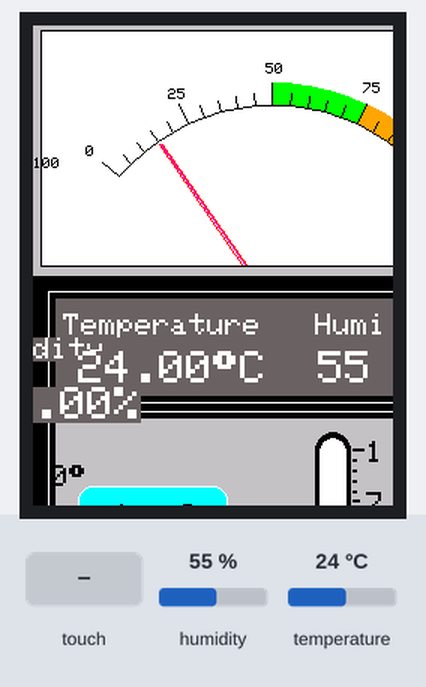
Simulated run of this sketch. Board: Arduino Uno, built with avr-gcc and run on an emulated ATmega328P. On the bench: 240×320 colour display. The inputs (shaded band) are chosen by the test bench; at power-on: humidity 55 %, temperature 24 °C. What the sketch prints to the serial monitor is not drawn.

Above: at 2.6 s.
2.7 s: touch panel pressed at 62 % / 10 % of its raw x / y range
At 3.61 s:
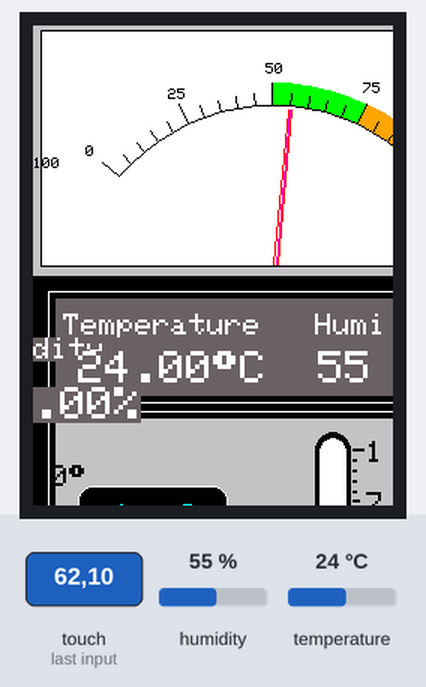
5.1 s: humidity set to 40 %
At 7.5 s:
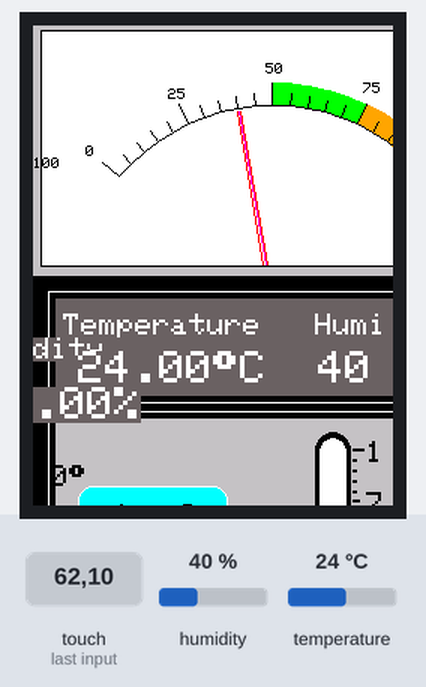
7.8 s: humidity set to 51 %
At 9.4 s:
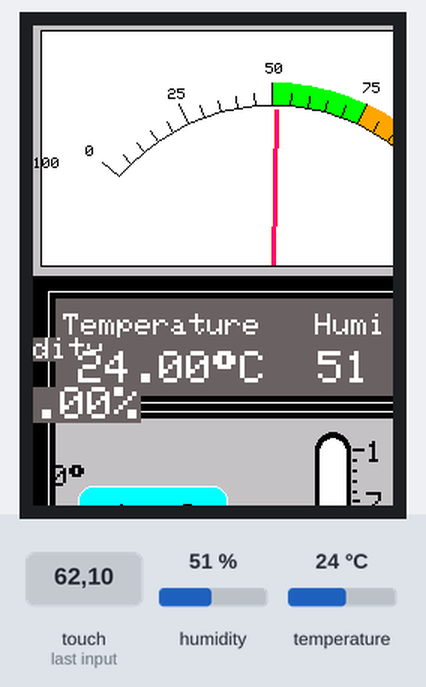
9.9 s: temperature set to 12 °C
At 11.2 s:
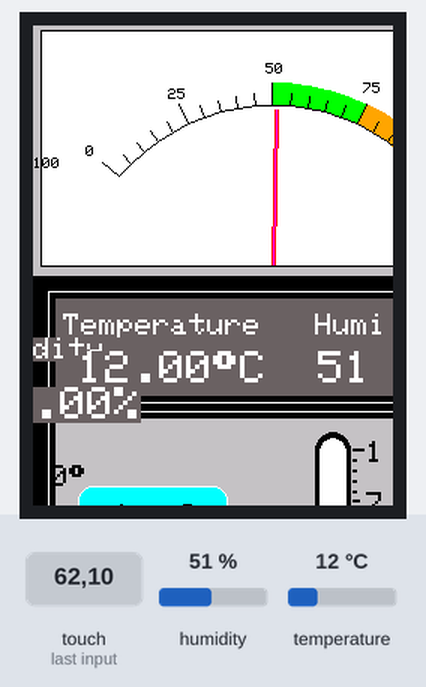
11.5 s: temperature set to 19 °C
Timing chart, 0 to 14.5 s (numbered marks = the images above; inputs shaded):
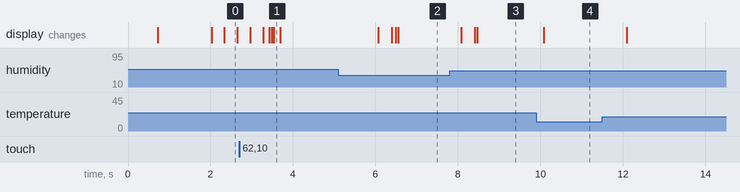

Measured:
- after the input at 2.7 s, the display: first differs from a run without the input after 0.84 s (image 1)
- after the input at 5.1 s, the display: first changes after 0.97 s (image 2 shows a later state)
- after the input at 7.8 s, the display: first changes after 0.28 s (image 3 shows a later state)
- after the input at 9.9 s, the display: changes after 0.18 s (image 4)

The sketch:

DHT22_TFT_LCD_Display2.ino
```cpp
// Using the DHT22 Temp/Humidity sensor with an MCUFriend 3.5" 480x320 TFT LCD
// Draws a thermometer bulb graphic and shows humidity on an analog meter needle display
//
// Based on Adafruit sensor library example sketches
// REQUIRES the following libraries:
// - DHT Sensor Library: https://github.com/adafruit/DHT-sensor-library
// - Adafruit Unified Sensor Lib: https://github.com/adafruit/Adafruit_Sensor
//
// Graphical display inspired by the sketch/project:
//     Bar Graph Digital Thermometer Using TFT LCD Touch Screen (Arduino Based)
//     http://basicarduinotutorial.blogspot.com/2017/08/project-ii-16-bar-graph-digital.html
//
// On-screen button interface is based on the button_simple.ino demo sketch included with
// the MCUFRIEND_kbv library
//
// For more details and a schematic, refer to
// https://github.com/GadgetReboot/Arduino/tree/master/Uno/DS18B20_TFT_LCD
//
// Tested with Arduino IDE v1.8.9
//             Adafruit Unified Sensor v1.0.3
//             DHT Sensor Library v1.3.4
//             Adafruit GFX Library v1.5.1
//             MCUFriend kbv v2.9.8
//             Adafruit Touchscreen v1.0.1
//
//
// Gadget Reboot

#include "DHT.h"
#include <Adafruit_GFX.h>
#include <MCUFRIEND_kbv.h>
#include <TouchScreen.h>

#define DHTPIN 19       // digital pin connected to the DHT sensor
#define DHTTYPE DHT22   // can be DHT11, DHT21, DHT22

// create a DHT sensor object
DHT dht(DHTPIN, DHTTYPE);

// run TouchScreen_Calibr_native.ino in MCUFRIEND_kbv examples to calibrate screen
// copy calibration data from serial monitor for XP, XM, YP, YM, TS_LEFT, TS_RT, TS_TOP, TS_BOT
const int XP = 7, XM = A1, YP = A2, YM = 6; //320x480 ID=0x0099
const int TS_LEFT = 903, TS_RT = 163, TS_TOP = 947, TS_BOT = 165;

MCUFRIEND_kbv tft;                                 // create display object
TouchScreen ts = TouchScreen(XP, YP, XM, YM, 300); // create touch screen object

// assign human-readable names to some common 16-bit color values:
#define BLACK    0x0000
#define BLUE     0x001F
#define RED      0xF800
#define GREEN    0x07E0
#define CYAN     0x07FF
#define MAGENTA  0xF81F
#define YELLOW   0xFFE0
#define WHITE    0xFFFF
#define GRAY     0xC618
#define DARKGRAY 0x6B0C

// touch pressure sensitivity thresholds to detect screen presses
#define MINPRESSURE 10
#define MAXPRESSURE 1000

// used to control/check if units should be displayed in C or F (makes code more readable)
#define  degC false
#define  degF true

// misc variables
uint16_t      tsID;                                     // touch screen driver type ID
int           pixel_x;                                  // touch screen pressed location
int           pixel_y;                                  // touch screen pressed location
uint8_t       Orientation      = 0;                     // portrait screen orientation
int           prevTempLevel    = 0;                     // store last thermometer reading level
bool          displayTempUnits = degC;                  // default to displaying in degrees C
float         humidity;                                 // humidity sensor reading
float         displayTemp;                              // temperature sensor reading
unsigned long timeInterval     = 2000;                  // time interval between DHT readings in mS
unsigned long timeLapsed;                               // time lapsed since last timer expiry

// humidity gauge
#define meterScaling 1.3333                        // resize the meter if desired
float    ltx = 0;                                  // saved x coord of bottom of needle
uint16_t osx = meterScaling * 120, osy = meterScaling * 120; // saved x & y coords analog meter
uint32_t updateTime = 0;                           // time for next update
int      old_analog =  -999;                       // value last displayed
int      value[6] = {0, 0, 0, 0, 0, 0};
int      old_value[6] = { -1, -1, -1, -1, -1, -1};

// thermometer graphic coordinates and size
#define thermXTop      200  // thermometer tube top center x coordinate
#define thermYTop      (meterScaling * 126) + 115  // thermometer tube top center y coordinate
#define thermHeight    160  // thermometer tube height
#define thermTubeWidth  24  // thermometer tube width
#define thermBulbRadius 24  // thermometer bulb radius

// create two touch screen buttons
Adafruit_GFX_Button degC_btn;
Adafruit_GFX_Button degF_btn;

void setup(void) {

  Serial.begin(9600);

  // initialize the DHT sensor
  dht.begin();

  // initialize Touch Screen
  tft.reset();
  tsID = tft.readID();                                  // find what driver is on the TFT LCD
  tft.begin(tsID);
  tft.invertDisplay(true);                              // invert screen colors if this driver requires it
  tft.setRotation(Orientation);                         // set portrait or landscape mode
  tft.fillScreen(BLACK);                                // clear the screen

  // display box for numerical temperature and humidity
  // y-position is offset by meterScaling*126, which is the y-height of the humidity gauge
  // so re-sizing the gauge allows other graphics to be drawn in relation to gauge at top of screen
  tft.drawRect(10, (meterScaling * 126) + 10, 300, 75, WHITE);
  tft.fillRect(15, (meterScaling * 126) + 15, 290,  65, DARKGRAY);
  tft.setTextColor(WHITE, DARKGRAY);        // printer header text
  tft.setTextSize(2);
  tft.setCursor(20, (meterScaling * 126) + 25);
  tft.print("Temperature   Humidity");

  // main thermometer graphic display box area
  tft.drawRect(10, (meterScaling * 126) + 90, 300, 220, WHITE);
  tft.fillRect(15, (meterScaling * 126) + 95, 290, 210, GRAY);

  // draw thermometer background graphics
  drawThermometer();

  // set up two on-screen buttons to switch between deg C and F
  degC_btn.initButton(&tft,  80, (meterScaling * 126) + 160, 100, 40, WHITE, CYAN, BLACK, "deg C", 2);
  degF_btn.initButton(&tft, 80, (meterScaling * 126) + 220, 100, 40, WHITE, CYAN, BLACK, "deg F", 2);
  degC_btn.drawButton(false);
  degF_btn.drawButton(false);

  // draw humidity gauge background graphics
  analogMeter();
  plotNeedle(0, 0);
}

void loop() {

  // if it is time to read from the DHT sensor, take a temp/humidity reading
  if (millis() - timeLapsed > timeInterval)  {
    // reading temperature or humidity takes about 250 milliseconds
    // read humidity
    humidity = dht.readHumidity();

    // read temperature: displayTempUnits true=degF false=degC
    displayTemp = dht.readTemperature(displayTempUnits);

    // check if any reads failed
    if (isnan(humidity) || isnan(displayTemp)) {
      Serial.println(F("Failed to read from DHT sensor!"));
    }
    else {
      Serial.print(F("Humidity: "));
      Serial.print(humidity);
      Serial.print(F("%  Temperature: "));
      Serial.print(displayTemp);
      if (displayTempUnits == degC) {
        Serial.print(F("°C "));
      }
      else {
        Serial.print(F("°F "));
      }
      Serial.println();
    }


    // display temperature and humidity numerically in header box
    tft.setTextColor(WHITE, DARKGRAY);
    tft.setTextSize(3);
    tft.setCursor(30, (meterScaling * 126) + 50);
    tft.print(displayTemp, 2);                    // 2 decimal places
    tft.print((char)247);                         // degree symbol
    tft.setTextSize(3);
    if (displayTempUnits == degC)
      tft.print("C  ");
    else
      tft.print("F  ");

    tft.setCursor(190, (meterScaling * 126) + 50);
    tft.print(humidity, 2);                       // 2 decimal places
    tft.print("%");

    // update thermometer level graphic if temperature is within graphical range
    if ((displayTemp <= 100 ) && (displayTemp >= 0 )) {
      int curTempLevel = map(displayTemp, 0, 100, 0, (thermHeight - (thermBulbRadius)));

      // update thermometer level if height has changed
      if ((prevTempLevel - curTempLevel) != 0) {
        // draw new red level
        tft.fillRect((thermXTop - (thermTubeWidth / 2) + 6),
                     thermYTop + ((thermHeight - (thermBulbRadius) - curTempLevel)),
                     (thermTubeWidth - 12),
                     curTempLevel,
                     RED);

        // draw new white background above red level height in tube
        tft.fillRect((thermXTop - (thermTubeWidth / 2) + 3),
                     thermYTop,
                     (thermTubeWidth - 6), (thermHeight - (thermBulbRadius) - curTempLevel),
                     WHITE);
      }
      prevTempLevel = curTempLevel; // store bar height for next iteration
    }

    timeLapsed = millis();
  }

  // update analog humidity meter needle
  plotNeedle(humidity, 10);

  // check if either of the on screen buttons are pressed and
  // change between deg C and F display as required
  bool buttonPressed = Touch_getXY();
  degC_btn.press(buttonPressed && degC_btn.contains(pixel_x, pixel_y));
  degF_btn.press(buttonPressed && degF_btn.contains(pixel_x, pixel_y));

  if (degC_btn.justReleased())    // switch to showing degrees C
    degC_btn.drawButton();
  if (degC_btn.justPressed()) {
    degC_btn.drawButton(true);
    displayTempUnits = degC;
  }

  if (degF_btn.justReleased())    // switch to showing degrees F
    degF_btn.drawButton();
  if (degF_btn.justPressed()) {
    degF_btn.drawButton(true);
    displayTempUnits = degF;
  }
}  // end void loop()

// get touch screen pixel location if screen is touched
bool Touch_getXY(void)
{
  TSPoint p = ts.getPoint();
  pinMode(YP, OUTPUT);      // restore shared pins
  pinMode(XM, OUTPUT);
  digitalWrite(YP, HIGH);   // because TFT control pins
  digitalWrite(XM, HIGH);
  bool pressed = (p.z > MINPRESSURE && p.z < MAXPRESSURE);
  if (pressed) {
    pixel_x = map(p.x, TS_LEFT, TS_RT, 0, tft.width());  // map x location from analog pos. reading to screen width
    pixel_y = map(p.y, TS_TOP, TS_BOT, 0, tft.height()); // map y location from analog pos. reading to screen height
  }
  return pressed;
}

// draw the background graphics for the thermometer and markings
// this is only drawn once, then the temperature bar is adjusted as needed
void drawThermometer(void) {

  // draw thermometer tube outline
  tft.fillRoundRect((thermXTop - (thermTubeWidth / 2)), thermYTop - (thermTubeWidth / 2) + 1,
                    thermTubeWidth, thermHeight, thermTubeWidth / 2, BLACK);                             // tube
  tft.fillCircle(thermXTop, (thermYTop + thermHeight), (thermBulbRadius), BLACK);                        // bottom bulb

  // fill white thermometer tube inside
  tft.fillRoundRect((thermXTop - (thermTubeWidth / 2) + 3), thermYTop - (thermTubeWidth / 2) + 5,
                    (thermTubeWidth - 6), thermHeight, (thermTubeWidth / 2) - 0.5, WHITE);               // tube
  tft.fillCircle(thermXTop, (thermYTop + thermHeight), (thermBulbRadius - 3), WHITE);                    // bottom bulb

  // fill red thermometer bulb
  tft.fillCircle(thermXTop, (thermYTop + thermHeight), (thermBulbRadius - 6), RED);

  // fill red tube to connect between lowest reading level and the bulb reservoir
  tft.fillRect((thermXTop - (thermTubeWidth / 2) + 6), thermYTop + thermHeight - thermBulbRadius, (thermTubeWidth - 12), 7, RED);

  // draw line markings beside thermometer for visual reference levels
  tft.fillRect(thermXTop + (thermTubeWidth / 2) + 1, thermYTop, 8, 2, BLACK);                                             // top level
  tft.fillRect(thermXTop + (thermTubeWidth / 2) + 1, (thermYTop + (thermHeight - thermBulbRadius) * 0.75), 5, 2, BLACK);  // 1/4 from top
  tft.fillRect(thermXTop + (thermTubeWidth / 2) + 1, (thermYTop + (thermHeight - thermBulbRadius) * 0.50), 8, 2, BLACK);  // center
  tft.fillRect(thermXTop + (thermTubeWidth / 2) + 1, (thermYTop + (thermHeight - thermBulbRadius) * 0.25), 5, 2, BLACK);  // 1/4 from bot
  tft.fillRect(thermXTop + (thermTubeWidth / 2) + 1, ((thermYTop + thermHeight) - thermBulbRadius), 8, 2, BLACK);         // bottom level

  tft.fillRect(thermXTop + (thermTubeWidth / 2) + 1, (thermYTop + (thermHeight - thermBulbRadius) * 0.95), 3, 2, BLACK);  //  "5" level
  tft.fillRect(thermXTop + (thermTubeWidth / 2) + 1, (thermYTop + (thermHeight - thermBulbRadius) * 0.90), 3, 2, BLACK);  // "10" level
  tft.fillRect(thermXTop + (thermTubeWidth / 2) + 1, (thermYTop + (thermHeight - thermBulbRadius) * 0.85), 3, 2, BLACK);  // "15" level
  tft.fillRect(thermXTop + (thermTubeWidth / 2) + 1, (thermYTop + (thermHeight - thermBulbRadius) * 0.80), 3, 2, BLACK);  // "20" level

  tft.fillRect(thermXTop + (thermTubeWidth / 2) + 1, (thermYTop + (thermHeight - thermBulbRadius) * 0.70), 3, 2, BLACK);  // "30" level
  tft.fillRect(thermXTop + (thermTubeWidth / 2) + 1, (thermYTop + (thermHeight - thermBulbRadius) * 0.65), 3, 2, BLACK);  // "35" level
  tft.fillRect(thermXTop + (thermTubeWidth / 2) + 1, (thermYTop + (thermHeight - thermBulbRadius) * 0.60), 3, 2, BLACK);  // "40" level
  tft.fillRect(thermXTop + (thermTubeWidth / 2) + 1, (thermYTop + (thermHeight - thermBulbRadius) * 0.55), 3, 2, BLACK);  // "45" level

  tft.fillRect(thermXTop + (thermTubeWidth / 2) + 1, (thermYTop + (thermHeight - thermBulbRadius) * 0.45), 3, 2, BLACK);  // "55" level
  tft.fillRect(thermXTop + (thermTubeWidth / 2) + 1, (thermYTop + (thermHeight - thermBulbRadius) * 0.40), 3, 2, BLACK);  // "60" level
  tft.fillRect(thermXTop + (thermTubeWidth / 2) + 1, (thermYTop + (thermHeight - thermBulbRadius) * 0.35), 3, 2, BLACK);  // "65" level
  tft.fillRect(thermXTop + (thermTubeWidth / 2) + 1, (thermYTop + (thermHeight - thermBulbRadius) * 0.30), 3, 2, BLACK);  // "70" level

  tft.fillRect(thermXTop + (thermTubeWidth / 2) + 1, (thermYTop + (thermHeight - thermBulbRadius) * 0.20), 3, 2, BLACK);  // "80" level
  tft.fillRect(thermXTop + (thermTubeWidth / 2) + 1, (thermYTop + (thermHeight - thermBulbRadius) * 0.15), 3, 2, BLACK);  // "85" level
  tft.fillRect(thermXTop + (thermTubeWidth / 2) + 1, (thermYTop + (thermHeight - thermBulbRadius) * 0.10), 3, 2, BLACK);  // "90" level
  tft.fillRect(thermXTop + (thermTubeWidth / 2) + 1, (thermYTop + (thermHeight - thermBulbRadius) * 0.05), 3, 2, BLACK);  // "95" level

  // draw thermometer level indicator numbers
  tft.setTextColor(BLACK);
  tft.setTextSize(2);
  tft.setCursor(((thermXTop + (thermTubeWidth / 2)) + 10), (thermYTop - 5));
  tft.print("100");
  tft.setTextSize(2);
  tft.print((char)247);

  tft.setTextColor(BLACK);
  tft.setTextSize(2);
  tft.setCursor(((thermXTop + (thermTubeWidth / 2)) + 10), (thermYTop + (thermHeight - thermBulbRadius) * 0.25) - 5);
  tft.print("75");
  tft.setTextSize(2);
  tft.print((char)247);

  tft.setTextColor(BLACK);
  tft.setTextSize(2);
  tft.setCursor(((thermXTop + (thermTubeWidth / 2)) + 10), (thermYTop + (thermHeight - thermBulbRadius) * 0.5) - 5);
  tft.print("50");
  tft.setTextSize(2);
  tft.print((char)247);

  tft.setTextColor(BLACK);
  tft.setTextSize(2);
  tft.setCursor(((thermXTop + (thermTubeWidth / 2)) + 10), (thermYTop + (thermHeight - thermBulbRadius) * 0.75) - 5);
  tft.print("25");
  tft.setTextSize(2);
  tft.print((char)247);

  tft.setTextColor(BLACK);
  tft.setTextSize(2);
  tft.setCursor(((thermXTop + (thermTubeWidth / 2)) + 10), (thermYTop + thermHeight - thermBulbRadius - 5));
  tft.print("0");
  tft.setTextSize(2);
  tft.print((char)247);
}  // end void drawThermometer(void)

// draw analog meter background graphics
void analogMeter() {

  // meter outline
  tft.fillRect(0, 0, meterScaling * 239, meterScaling * 126, GRAY);
  tft.fillRect(5, 3, meterScaling * 230, meterScaling * 119, WHITE);

  // text color
  tft.setTextColor(BLACK);

  // draw ticks every 5 degrees from -50 to +50 degrees (100 deg. FSD swing)
  // long scale tick length
  for (int i = -50; i < 51; i += 5) {

    // coordinates of tick to draw
    int tl = 15;
    float sx = cos((i - 90) * 0.0174532925);
    float sy = sin((i - 90) * 0.0174532925);
    uint16_t x0 = sx * (meterScaling * 100 + tl) + meterScaling * 120;
    uint16_t y0 = sy * (meterScaling * 100 + tl) + meterScaling * 140;
    uint16_t x1 = sx * meterScaling * 100 + meterScaling * 120;
    uint16_t y1 = sy * meterScaling * 100 + meterScaling * 140;

    // coordinates of next tick for zone fill
    float sx2 = cos((i + 5 - 90) * 0.0174532925);
    float sy2 = sin((i + 5 - 90) * 0.0174532925);
    int x2 = sx2 * (meterScaling * 100 + tl) + meterScaling * 120;
    int y2 = sy2 * (meterScaling * 100 + tl) + meterScaling * 140;
    int x3 = sx2 * meterScaling * 100 + meterScaling * 120;
    int y3 = sy2 * meterScaling * 100 + meterScaling * 140;

    // green zone limits
    if (i >= 0 && i < 25) {
      tft.fillTriangle(x0, y0, x1, y1, x2, y2, GREEN);
      tft.fillTriangle(x1, y1, x2, y2, x3, y3, GREEN);
    }

    // orange zone limits
    if (i >= 25 && i < 50) {
      tft.fillTriangle(x0, y0, x1, y1, x2, y2, TFT_ORANGE);
      tft.fillTriangle(x1, y1, x2, y2, x3, y3, TFT_ORANGE);
    }

    // short scale tick length
    if (i % 25 != 0) tl = 8;

    // recalculate coords incase tick lenght changed
    x0 = sx * (meterScaling * 100 + tl) + meterScaling * 120;
    y0 = sy * (meterScaling * 100 + tl) + meterScaling * 140;
    x1 = sx * meterScaling * 100 + meterScaling * 120;
    y1 = sy * meterScaling * 100 + meterScaling * 140;

    // draw tick
    tft.drawLine(x0, y0, x1, y1, BLACK);

    // check if labels should be drawn, with position tweaks
    if (i % 25 == 0) {
      // Calculate label positions
      x0 = sx * (meterScaling * 100 + tl + 10) + meterScaling * 120;
      y0 = sy * (meterScaling * 100 + tl + 10) + meterScaling * 140;
      switch (i / 25) {
      }
    }

    // now draw the arc of the scale
    sx = cos((i + 5 - 90) * 0.0174532925);
    sy = sin((i + 5 - 90) * 0.0174532925);
    x0 = sx * meterScaling * 100 + meterScaling * 120;
    y0 = sy * meterScaling * 100 + meterScaling * 140;

    // draw scale arc, don't draw the last part
    if (i < 50) tft.drawLine(x0, y0, x1, y1, BLACK);

    // finally - plot scale numbers on the scale
    // these numbers are drawn at a fixed location to match
    // the meterScaling=1.3333 size.  need to make it auto-adjust to any
    // meter scaling size
    tft.setTextSize(1);

    tft.setCursor(35, 80);
    tft.println("0");

    tft.setCursor(90, 42);
    tft.println("25");

    tft.setCursor(155, 25);
    tft.println("50");

    tft.setCursor(220, 38);
    tft.println("75");

    tft.setCursor(275, 80);
    tft.println("100");
  }
  // draw bezel line
  tft.drawRect(5, 3, meterScaling * 230, meterScaling * 119, BLACK);
}  // end void analogMeter()

// needle psoition updater
// this function is blocking while needle moves, time depends on ms_delay
// 10ms minimises needle flicker if text is drawn within needle sweep area
// Smaller values OK if text not in sweep area, zero for instant movement but
// does not look realistic... (note: 100 increments for full scale deflection)

void plotNeedle(int value, byte ms_delay) {

  tft.setTextColor(BLACK, WHITE);
  char buf[8]; dtostrf(value, 4, 0, buf);
  if (value < -10) value = -10;               // Limit value to emulate needle end stops
  if (value > 110) value = 110;

  // move the needle until new value reached
  while (!(value == old_analog)) {
    if (old_analog < value) old_analog++;
    else old_analog--;

    if (ms_delay == 0) old_analog = value;     // Update immediately if delay is 0

    float sdeg = map(old_analog, -10, 110, -150, -30); // Map value to angle

    // calculate tip of needle coords
    float sx = cos(sdeg * 0.0174532925);
    float sy = sin(sdeg * 0.0174532925);

    // calculate x delta of needle start (does not start at pivot point)
    float tx = tan((sdeg + 90) * 0.0174532925);

    // erase old needle image
    tft.drawLine(meterScaling * (120 + 20 * ltx - 1), meterScaling * (140 - 20), osx - 1, osy, WHITE);
    tft.drawLine(meterScaling * (120 + 20 * ltx), meterScaling * (140 - 20), osx, osy, WHITE);
    tft.drawLine(meterScaling * (120 + 20 * ltx + 1), meterScaling * (140 - 20), osx + 1, osy, WHITE);

    // re-plot text under needle
    tft.setTextColor(BLACK);

    // store new needle end coords for next erase
    ltx = tx;
    osx = meterScaling * (sx * 98 + 120);
    osy = meterScaling * (sy * 98 + 140);

    // draw the needle in the new position, magenta makes needle a bit bolder
    // draws 3 lines to thicken needle
    tft.drawLine(meterScaling * (120 + 20 * ltx - 1), meterScaling * (140 - 20), osx - 1, osy, RED);
    tft.drawLine(meterScaling * (120 + 20 * ltx), meterScaling * (140 - 20), osx, osy, MAGENTA);

    // try to erase old line
    tft.drawLine(meterScaling * (120 + 20 * ltx), meterScaling * (140 - 20), osx, osy, MAGENTA);
    tft.drawLine(meterScaling * (120 + 20 * ltx + 1), meterScaling * (140 - 20), osx + 1, osy, RED);

    // slow needle down slightly as it approaches new postion
    if (abs(old_analog - value) < 10) ms_delay += ms_delay / 5;

    // wait before next update
    delay(ms_delay);
  }
}  // end plotNeedle
```
